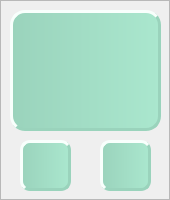
       <widget class="QFrame" name="frame_5">
        <property name="styleSheet">
         <string notr="true">#frame_5{
background-color: qlineargradient(spread:pad, x1:0, y1:0, x2:1, y2:0, stop:0 rgba(243, 234, 194, 255), stop:1 rgba(255, 245, 204, 255));
border-style:inset;
border-radius:10px; 
border: 5px outset  #F3EAC2;
}
</string>
        </property>
        <property name="frameShape">
         <enum>QFrame::StyledPanel</enum>
        </property>
        <property name="frameShadow">
         <enum>QFrame::Raised</enum>
        </property>
        <widget class="QPushButton" name="pushButton_11">
         <property name="geometry">
          <rect>
           <x>100</x>
           <y>140</y>
           <width>51</width>
           <height>51</height>
          </rect>
         </property>
         <property name="styleSheet">
          <string notr="true">#pushButton_11{background-color: qlineargradient(spread:pad, x1:0, y1:0, x2:1, y2:0, stop:0 rgba(154, 211, 188, 255), stop:1 rgba(170, 231, 206, 255));
font: 75 12pt &quot;Nirmala UI&quot;;
color:  rgb(24, 28, 39);
border: 3px groove #9AD3BC;
border-radius:10px; 
border-style:outset;}</string>
         </property>
         <property name="text">
          <string/>
         </property>
         <property name="icon">
          <iconset>
           <normaloff>../../finalproj/icon/icons8-trash-24.png</normaloff>../../finalproj/icon/icons8-trash-24.png</iconset>
         </property>
        </widget>
        <widget class="QPushButton" name="pushButton_21">
         <property name="geometry">
          <rect>
           <x>20</x>
           <y>140</y>
           <width>51</width>
           <height>51</height>
          </rect>
         </property>
         <property name="styleSheet">
          <string notr="true">#pushButton_21{background-color: qlineargradient(spread:pad, x1:0, y1:0, x2:1, y2:0, stop:0 rgba(154, 211, 188, 255), stop:1 rgba(170, 231, 206, 255));
font: 75 12pt &quot;Nirmala UI&quot;;
color:  rgb(24, 28, 39);
border: 3px groove #9AD3BC;
border-radius:10px; 
border-style:outset;}</string>
         </property>
         <property name="text">
          <string/>
         </property>
         <property name="icon">
          <iconset>
           <normaloff>../../finalproj/icon/icons8-edit-24.png</normaloff>../../finalproj/icon/icons8-edit-24.png</iconset>
         </property>
        </widget>
        <widget class="QFrame" name="frame_10">
         <property name="geometry">
          <rect>
           <x>10</x>
           <y>10</y>
           <width>151</width>
           <height>121</height>
          </rect>
         </property>
         <property name="styleSheet">
          <string notr="true">#frame_10{
background-color: qlineargradient(spread:pad, x1:0, y1:0, x2:1, y2:0, stop:0 rgba(154, 211, 188, 255), stop:1 rgba(170, 231, 206, 255));
font: 87 14pt &quot;Segoe UI Black&quot;;
color:  #222831;
border: 3px groove #9AD3BC;
border-radius:15px; 
border-style:outset;}</string>
         </property>
         <property name="frameShape">
          <enum>QFrame::StyledPanel</enum>
         </property>
         <property name="frameShadow">
          <enum>QFrame::Raised</enum>
         </property>
        </widget>
       </widget>
